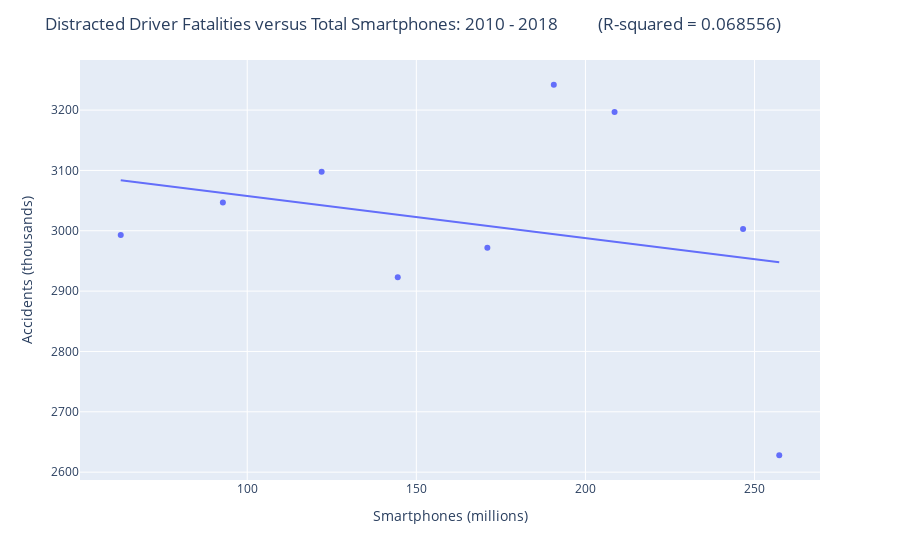

This figure's notebook cell:
### Code cell
#Plot regression: Distracted Driver Fatalities versus Total Smartphones: 2010 - 2018 
distracted_drivers = reduced_distracted_driver_data_df["All Drivers - Distracted Fatalities "]
smartphones=total_smartphones
accidents=total_drivers2
fig = px.scatter(reduced_distracted_driver_data_df, x=smartphones, y=distracted_drivers, trendline="ols")

#Edit the layout
fig.update_layout(title='Distracted Driver Fatalities versus Total Smartphones: 2010 - 2018          (R-squared = 0.068556)',
                   xaxis_title='Smartphones (millions)',
                   yaxis_title='Accidents (thousands)')

fig.show()
results = px.get_trendline_results(fig)
fig.write_image("output_data/national_distracted_driver_regression.png")

### Figure 1 — Plotly figure (JSON) as saved in the notebook; plotly's stock layout.template omitted (floating-point values rounded to 4 significant figures)
{"data": [{"hoverlabel": {"namelength": 0}, "hovertemplate": "x=%{x}<br>All Drivers - Distracted Fatalities =%{y}", "legendgroup": "", "marker": {"color": "#636efa", "symbol": "circle"}, "mode": "markers", "name": "", "showlegend": false, "type": "scatter", "x": [62.6, 92.8, 122, 144.5, 171, 190.6, 208.6, 246.6, 257.3], "xaxis": "x", "y": [2993, 3047, 3098, 2923, 2972, 3242, 3197, 3003, 2628], "yaxis": "y"}, {"hoverlabel": {"namelength": 0}, "hovertemplate": "<b>OLS trendline</b><br>All Drivers - Distracted Fatalities  = -0.696981 * x + 3127.302092<br>R<sup>2</sup>=0.068556<br><br>x=%{x}<br>All Drivers - Distracted Fatalities =%{y} <b>(trend)</b>", "legendgroup": "", "marker": {"color": "#636efa", "symbol": "circle"}, "mode": "lines", "name": "", "showlegend": false, "type": "scatter", "x": [62.6, 92.8, 122, 144.5, 171, 190.6, 208.6, 246.6, 257.3], "xaxis": "x", "y": [3084.0, 3063.0, 3042.0, 3027.0, 3008.0, 2994.0, 2982.0, 2955.0, 2948.0], "yaxis": "y"}], "layout": {"legend": {"tracegroupgap": 0}, "margin": {"t": 60}, "title": {"text": "Distracted Driver Fatalities versus Total Smartphones: 2010 - 2018          (R-squared = 0.068556)"}, "xaxis": {"anchor": "y", "domain": [0, 1], "title": {"text": "Smartphones (millions)"}}, "yaxis": {"anchor": "x", "domain": [0, 1], "title": {"text": "Accidents (thousands)"}}}}
